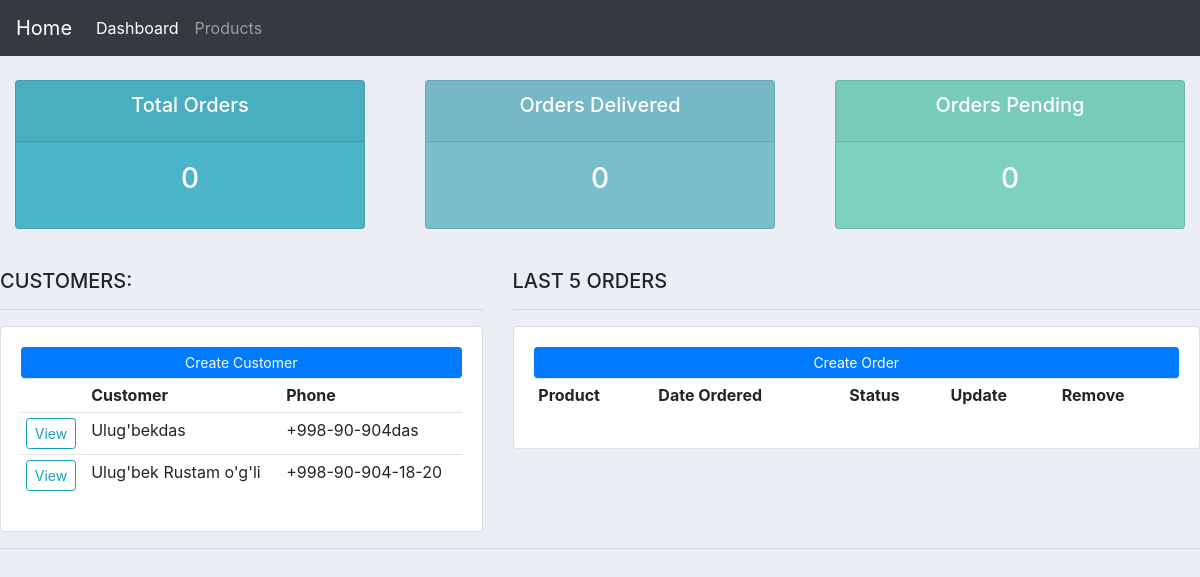
The page / on the database its author committed.
### accounts/models.py (models this page shows, shortened)
class Customer(models.Model):
    name = models.CharField(max_length=30, null=True)
    phone = models.CharField(max_length=20, null=True)
    email = models.CharField(max_length=50, null=True)
    date_created = models.DateField(auto_now_add=True)

### accounts/views.py (the view)
# urls.py: path("", views.home_view, name="home"),
def home_view(request):
    orders = models.Order.objects.all()
    total_orders = orders.count()
    orders_delivered = orders.filter(status="Delivered").count()
    orders_pending = orders.filter(status="Pending").count()
    last_five_orders = orders.order_by("-date_created",)[0:5]
    customers = models.Customer.objects.all()
    context = {"orders": orders,
               "total_orders": total_orders,
               "orders_delivered": orders_delivered,
               "orders_pending": orders_pending,
               "last_five_orders": last_five_orders,
               "customers": customers, }
    return render(request, "accounts/dashboard.html", context)

### accounts/templates/accounts/dashboard.html (shortened to what this page needs)
{%  extends 'accounts/main.html' %}
{% block content %}
{%  include 'accounts/status.html' %}
<br>
<div class="row">
	<div class="col-md-5">
		<h5>CUSTOMERS:</h5>
		<hr>
		<div class="card card-body">
			<a class="btn btn-primary  btn-sm btn-block" href="{% url 'createCustomer' %}">Create Customer</a>
			<table class="table table-sm">
				<tr>
                    <th></th>
					<th>Customer</th>
					<th>Phone</th>
				</tr>
                {% for customer in customers %}
                    <tr>
                    <td><a class="btn btn-outline-info btn-sm" href="{% url "customer" customer.id %}">View</a></td>
                    <td>{{ customer.name }}</td>
                    <td>{{ customer.phone }}</td>
                    </tr>
                {% endfor %}
			</table>
		</div>
	</div>
	<div class="col-md-7">
		<h5>LAST 5 ORDERS</h5>
		<hr>
		<div class="card card-body">
			<a class="btn btn-primary  btn-sm btn-block" href="{% url 'createOrder' %}">Create Order</a>
			<table class="table table-sm">
				<tr>
					<th>Product</th>
					<th>Date Ordered</th>
					<th>Status</th>
					<th>Update</th>
					<th>Remove</th>
				</tr>
			</table>
		</div>
	</div>
</div>
{% endblock %}

### static/css/main.css (style rules this page uses)
body { background-color: #ebeff5; }

### rows shown on the page
Customer: name "Ulug'bekdas", phone "+998-90-904das"
Customer: name "Ulug'bek Rustam o'g'li", phone "+998-90-904-18-20"

### other values the page prints
{{ total_orders }} "0"
{{ orders_delivered }} "0"
{{ orders_pending }} "0"
